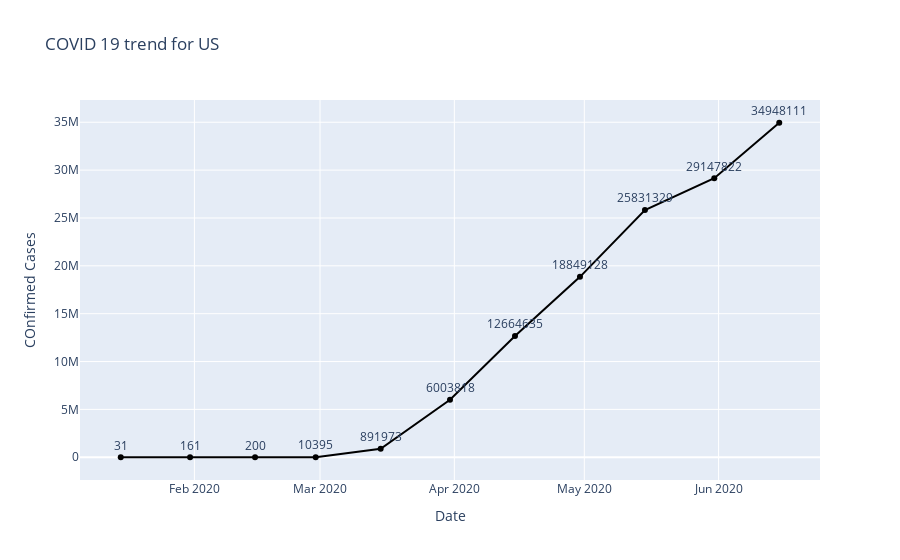

Write notebook code for a chart like this one.
### Markdown cell above
## Ploting graph using Plotly library

### Code cell
import plotly 
import plotly.graph_objects as go

x_axis = CovidUS['Date']
y_axix = CovidUS['No of Cases']

figure = go.Figure(
      data = [go.Scatter(x=x_axis,y=y_axix,mode = "lines+markers+text",name = "Lines, Markers and Text",text = y_axix,line = dict(color = 'black'),
                        textposition = "top center")  ],
      layout = {"title":"COVID 19 trend for US",
                "xaxis":{"title":"Date"},
                 "yaxis":{"title":"COnfirmed Cases"}
               },


)
figure.show()

### Figure 1 — Plotly figure (JSON) as saved in the notebook; plotly's stock layout.template omitted (floating-point values rounded to 4 significant figures)
{"data": [{"line": {"color": "black"}, "mode": "lines+markers+text", "name": "Lines, Markers and Text", "text": [31, 161, 200, 10395, 891973, 6003818, 12664635, 18849128, 25831329, 29147822, 34948111], "textposition": "top center", "type": "scatter", "x": ["2020-01-15T00:00:00", "2020-01-31T00:00:00", "2020-02-15T00:00:00", "2020-02-29T00:00:00", "2020-03-15T00:00:00", "2020-03-31T00:00:00", "2020-04-15T00:00:00", "2020-04-30T00:00:00", "2020-05-15T00:00:00", "2020-05-31T00:00:00", "2020-06-15T00:00:00"], "y": [31, 161, 200, 10395, 891973, 6003818, 12664635, 18849128, 25831329, 29147822, 34948111]}], "layout": {"title": {"text": "COVID 19 trend for US"}, "xaxis": {"title": {"text": "Date"}}, "yaxis": {"title": {"text": "COnfirmed Cases"}}}}
